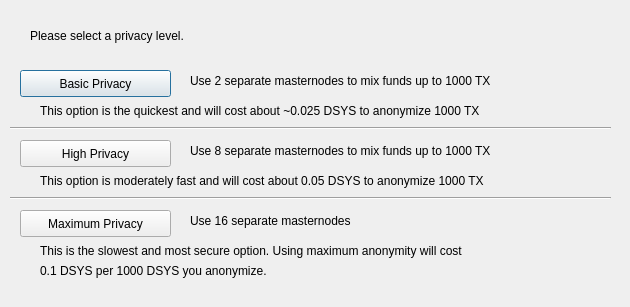
<?xml version="1.0" encoding="UTF-8"?>
<ui version="4.0">
 <class>DarksendConfig</class>
 <widget class="QDialog" name="DarksendConfig">
  <property name="geometry">
   <rect>
    <x>0</x>
    <y>0</y>
    <width>630</width>
    <height>307</height>
   </rect>
  </property>
  <property name="windowTitle">
   <string>Configure Darksend</string>
  </property>
  <widget class="QPushButton" name="buttonBasic">
   <property name="geometry">
    <rect>
     <x>20</x>
     <y>70</y>
     <width>151</width>
     <height>27</height>
    </rect>
   </property>
   <property name="text">
    <string>Basic Privacy</string>
   </property>
  </widget>
  <widget class="QPushButton" name="buttonHigh">
   <property name="geometry">
    <rect>
     <x>20</x>
     <y>140</y>
     <width>151</width>
     <height>27</height>
    </rect>
   </property>
   <property name="text">
    <string>High Privacy</string>
   </property>
  </widget>
  <widget class="QPushButton" name="buttonMax">
   <property name="geometry">
    <rect>
     <x>20</x>
     <y>210</y>
     <width>151</width>
     <height>27</height>
    </rect>
   </property>
   <property name="text">
    <string>Maximum Privacy</string>
   </property>
  </widget>
  <widget class="QLabel" name="label">
   <property name="geometry">
    <rect>
     <x>30</x>
     <y>20</y>
     <width>571</width>
     <height>31</height>
    </rect>
   </property>
   <property name="text">
    <string>Please select a privacy level.</string>
   </property>
  </widget>
  <widget class="QLabel" name="label_2">
   <property name="geometry">
    <rect>
     <x>190</x>
     <y>70</y>
     <width>421</width>
     <height>21</height>
    </rect>
   </property>
   <property name="text">
    <string>Use 2 separate masternodes to mix funds up to 1000 TX</string>
   </property>
  </widget>
  <widget class="QLabel" name="label_3">
   <property name="geometry">
    <rect>
     <x>190</x>
     <y>140</y>
     <width>411</width>
     <height>21</height>
    </rect>
   </property>
   <property name="text">
    <string>Use 8 separate masternodes to mix funds up to 1000 TX</string>
   </property>
  </widget>
  <widget class="QLabel" name="label_4">
   <property name="geometry">
    <rect>
     <x>190</x>
     <y>210</y>
     <width>421</width>
     <height>21</height>
    </rect>
   </property>
   <property name="text">
    <string>Use 16 separate masternodes</string>
   </property>
  </widget>
  <widget class="QLabel" name="label_6">
   <property name="geometry">
    <rect>
     <x>40</x>
     <y>100</y>
     <width>561</width>
     <height>21</height>
    </rect>
   </property>
   <property name="text">
    <string>This option is the quickest and will cost about ~0.025 DSYS to anonymize 1000 TX</string>
   </property>
  </widget>
  <widget class="QLabel" name="label_7">
   <property name="geometry">
    <rect>
     <x>40</x>
     <y>170</y>
     <width>561</width>
     <height>21</height>
    </rect>
   </property>
   <property name="text">
    <string>This option is moderately fast and will cost about 0.05 DSYS to anonymize 1000 TX</string>
   </property>
  </widget>
  <widget class="QLabel" name="label_8">
   <property name="geometry">
    <rect>
     <x>40</x>
     <y>240</y>
     <width>561</width>
     <height>21</height>
    </rect>
   </property>
   <property name="text">
    <string>This is the slowest and most secure option. Using maximum anonymity will cost</string>
   </property>
  </widget>
  <widget class="QLabel" name="label_9">
   <property name="geometry">
    <rect>
     <x>40</x>
     <y>260</y>
     <width>561</width>
     <height>21</height>
    </rect>
   </property>
   <property name="text">
    <string>0.1 DSYS per 1000 DSYS you anonymize.</string>
   </property>
  </widget>
  <widget class="Line" name="line">
   <property name="geometry">
    <rect>
     <x>10</x>
     <y>120</y>
     <width>601</width>
     <height>16</height>
    </rect>
   </property>
   <property name="orientation">
    <enum>Qt::Horizontal</enum>
   </property>
  </widget>
  <widget class="Line" name="line_2">
   <property name="geometry">
    <rect>
     <x>10</x>
     <y>190</y>
     <width>601</width>
     <height>16</height>
    </rect>
   </property>
   <property name="orientation">
    <enum>Qt::Horizontal</enum>
   </property>
  </widget>
 </widget>
 <resources/>
 <connections/>
</ui>
